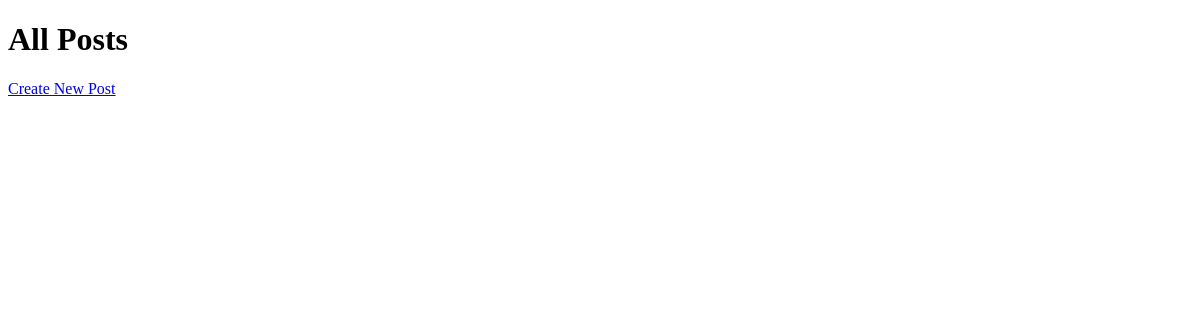
The app's page /, older data.
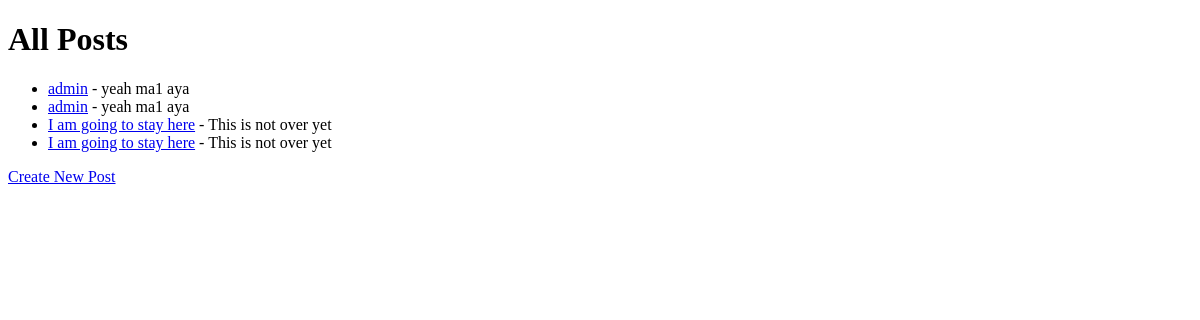
The same page, newer data.
### blog/models.py (models this page shows, shortened)
class Post(models.Model):
    title = models.CharField(max_length=200)  # Updated max_length to 200
    content = models.TextField()
    published_date = models.DateTimeField(auto_now_add=True)
    author = models.ForeignKey(User, on_delete=models.CASCADE)  # Added author field
    tags = TaggableManager()  # Use TaggableManager for tagging

### blog/views.py (the view)
# urls.py: path('', PostListView.as_view(), name='post-list'),
class PostListView(ListView):
    model = Post
    template_name = 'blog/post_list.html'  # Specify your template
    context_object_name = 'posts'
    ordering = ['-published_date']  # Order by newest first

### blog/templates/blog/post_list.html (shortened to what this page needs)
<!DOCTYPE html>
<html>
<head>
</head>
<body>
    <h1>All Posts</h1>
    <ul>
        {% for post in posts %}
            <li>
                <a href="{% url 'post-detail' post.pk %}">{{ post.title }}</a> - {{ post.content|truncatewords:20 }}
            </li>
        {% endfor %}
    </ul>
    <a href="{% url 'post-create' %}" class="btn btn-primary">Create New Post</a>
</body>
</html>

Row changes from the older to the newer data that the page shows:
added Post: title "admin", content "yeah ma1 aya"
added Post: title "admin", content "yeah ma1 aya"
added Post: title "I am going to stay here", content "This is not over yet"
added Post: title "I am going to stay here", content "This is not over yet"
